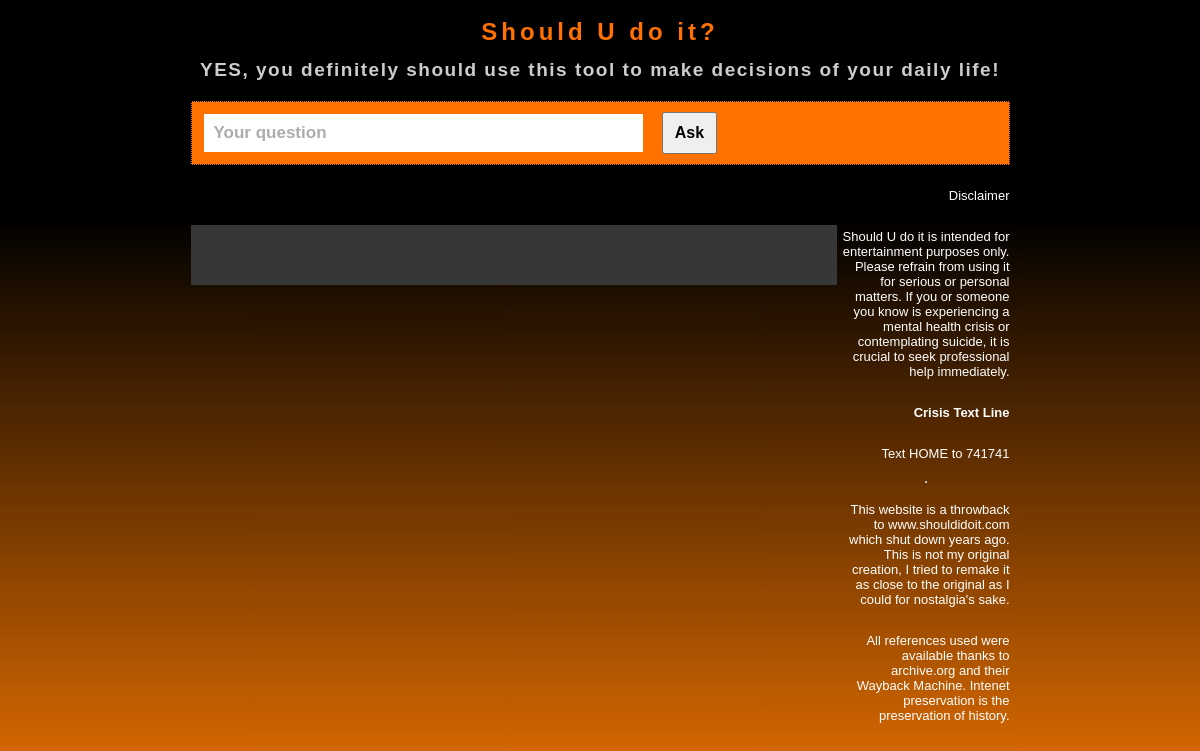
Before: / with the older database file.
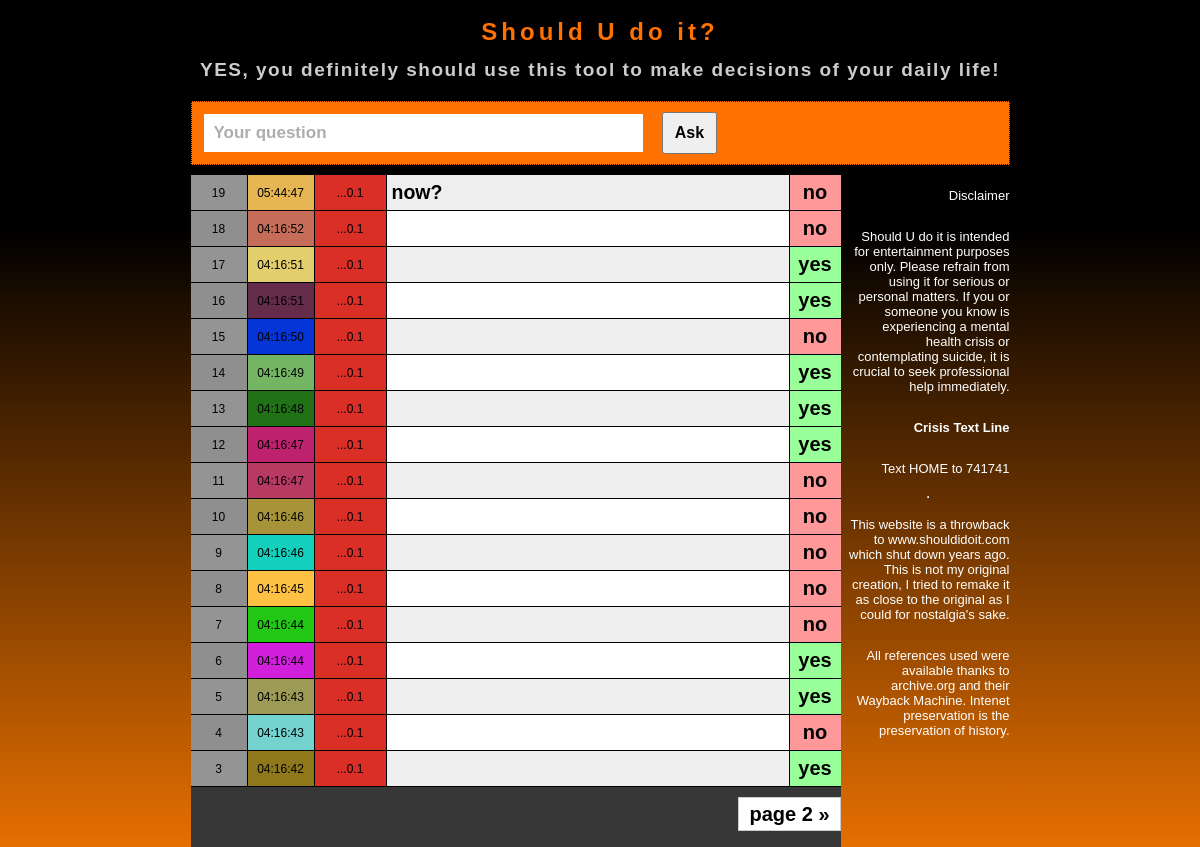
After: the same page with the newer database file.
### main/models.py (models this page shows, shortened)
class Question(models.Model):
    text = models.CharField(max_length=50)
    answer = models.CharField(max_length=3)
    ip_address = models.GenericIPAddressField()
    timestamp = models.DateTimeField(auto_now_add=True)
    color = models.CharField(max_length=7, blank=True, null=True)

### main/views.py (the view)
# urls.py: path('', views.home, name='home'),
def home(request):
    questions = Question.objects.all().order_by('-timestamp')
    paginator = Paginator(questions, 17)
    page_number = request.GET.get('page')
    page_obj = paginator.get_page(page_number)
    context = {'questions':questions, 'questions': page_obj}
    return render(request, 'main/home.html', context)

### main/templatetags/custom_filters.py (called while the page is built)
@register.filter
def last_six_ip(ip_address):
    parts = ip_address.split('.')
    return f"...{parts[-2]}.{parts[-1]}"

### main/templatetags/filters.py (called while the page is built)
@register.filter
def last_octet(ip_address):
    try:
        return int(ip_address.split('.')[-1]) * 3 % 360
    except ValueError:
        return 0

### main/templates/main/home.html (shortened to what this page needs)
{% load static %}
{% load filters %}
{% load custom_filters %}
<!DOCTYPE html>
<html lang="en">
<head>
  <link rel="stylesheet" type='text/css' href="{% static 'css/styles.css' %}">
</head>
<body>
  <div class="contents">
    <div class="contents">
      <h2 class="title"><a class="title" href="/">Should U do it?</a></h2>
      <p class="slogan">YES, you definitely should use this tool to make decisions of your daily life!</p>
    </div>
    <div class="ask">
      <form method="POST" action="{% url 'ask_question' %}">
        <input class="askbar" type="text" maxlength="50" name="question_text" placeholder="Your question" onfocus="this.placeholder=''"onblur="this.placeholder='Your question'">
        <button class="askbutton" type="submit">Ask</button>
      </form>
    </div>
    <div class="listbody">
      <ul class="list">
        {% for question in questions %}
        <li class="listitem">
          <span class="listid{% cycle 'dark' 'light' %}">{{question.id}}</span>
          <span class="listtime" style="background-color: {{ question.color }};">{{question.timestamp|date:"H:i:s"}}</span>
          <span class="listip" style="background-color: hsl({{question.ip_address|last_octet}}, 70%, 50%);">{{question.ip_address|last_six_ip}}</span>
          <a class="listquestion{% cycle 'dark' 'light' %}">{{question.text}}</a>
          <p class="listanswer" style="background-color: {% if question.answer == 'no' %}#FF9999  {% else %}#99FF99{% endif %};">{{question.answer}}</p>
        </li>
        {% empty %}
        <p>No questions yet! Be the first to ask.</p>
        {% endfor %}
        <div class="foot">
          {% if questions.has_next %}
            <div class="pagination">
              <a href="?page={{ questions.next_page_number }}">page {{ questions.next_page_number}} &raquo;</a>
            </div>
            {% endif %}
        </div>
      </ul>
      <div class="sidebar">
        <p>Disclaimer</p>
        <p>Should U do it is intended for entertainment purposes only. Please refrain from using it for serious or personal matters. If you or someone you know is experiencing a mental health crisis or contemplating suicide, it is crucial to seek professional help immediately.</p>
        <p><strong>Crisis Text Line</strong></p>
        <p>Text HOME to 741741</p>
        <hr>
        <p>This website is a throwback to www.shouldidoit.com which shut down years ago. This is not my original creation, I tried to remake it as close to the original as I could for nostalgia's sake.</p>
        <p>All references used were available thanks to archive.org and their Wayback Machine. Intenet preservation is the preservation of history.</p>
      </div>
    </div>
  </div>
</body>
</html>

Changed rows visible on the page:
added Question: id "19", timestamp "05:44:47", ip_address|last_six_ip "...0.1", text "now?", answer "no"
added Question: id "18", timestamp "04:16:52", ip_address|last_six_ip "...0.1", answer "no"
added Question: id "17", timestamp "04:16:51", ip_address|last_six_ip "...0.1", answer "yes"
added Question: id "16", timestamp "04:16:51", ip_address|last_six_ip "...0.1", answer "yes"
added Question: id "15", timestamp "04:16:50", ip_address|last_six_ip "...0.1", answer "no"
added Question: id "14", timestamp "04:16:49", ip_address|last_six_ip "...0.1", answer "yes"
added Question: id "13", timestamp "04:16:48", ip_address|last_six_ip "...0.1", answer "yes"
added Question: id "12", timestamp "04:16:47", ip_address|last_six_ip "...0.1", answer "yes"
added Question: id "11", timestamp "04:16:47", ip_address|last_six_ip "...0.1", answer "no"
added Question: id "10", timestamp "04:16:46", ip_address|last_six_ip "...0.1", answer "no"
added Question: id "9", timestamp "04:16:46", ip_address|last_six_ip "...0.1", answer "no"
added Question: id "8", timestamp "04:16:45", ip_address|last_six_ip "...0.1", answer "no"
added Question: id "7", timestamp "04:16:44", ip_address|last_six_ip "...0.1", answer "no"
added Question: id "6", timestamp "04:16:44", ip_address|last_six_ip "...0.1", answer "yes"
added Question: id "5", timestamp "04:16:43", ip_address|last_six_ip "...0.1", answer "yes"
added Question: id "4", timestamp "04:16:43", ip_address|last_six_ip "...0.1", answer "no"
added Question: id "3", timestamp "04:16:42", ip_address|last_six_ip "...0.1", answer "yes"
Other visible differences:
{{ questions.next_page_number }}: (not shown) → "2"
text now shown: "page »"
